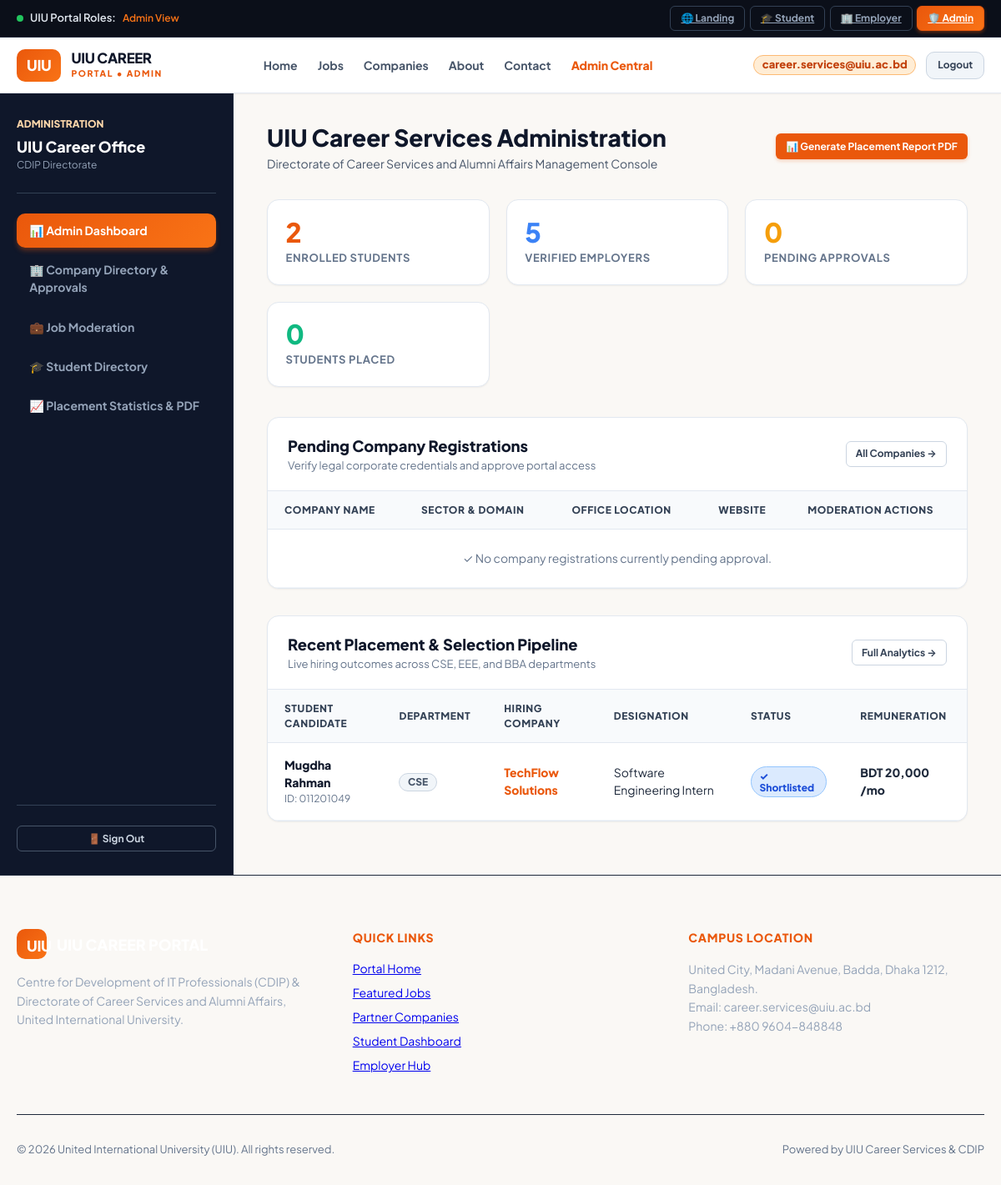
Page /admin/dashboard.php (signed in) on the committed database.
### tables this page shows
CREATE TABLE `applications` (
  `id` INT AUTO_INCREMENT PRIMARY KEY,
  `job_id` INT NOT NULL,
  `student_id` INT NOT NULL,
  `status` ENUM('Applied', 'Under Review', 'Shortlisted', 'Interview Scheduled', 'Offered', 'Selected', 'Rejected') NOT NULL DEFAULT 'Applied',
  `applied_date` TIMESTAMP DEFAULT CURRENT_TIMESTAMP,
  `notes` TEXT,
  `interview_date` VARCHAR(100) NULL,
  `interview_venue` VARCHAR(255) NULL,
  FOREIGN KEY (`job_id`) REFERENCES `jobs`(`id`) ON DELETE CASCADE,
  FOREIGN KEY (`student_id`) REFERENCES `students`(`id`) ON DELETE CASCADE,
  UNIQUE KEY `unique_student_job_app` (`job_id`, `student_id`)
);

CREATE TABLE `students` (
  `id` INT AUTO_INCREMENT PRIMARY KEY,
  `user_id` INT NOT NULL UNIQUE,
  `student_id` VARCHAR(50) NOT NULL UNIQUE,
  `full_name` VARCHAR(150) NOT NULL,
  `department` VARCHAR(50) NOT NULL,
  `batch` VARCHAR(50) NOT NULL,
  `cgpa` DECIMAL(3,2) DEFAULT 3.75,
  `phone` VARCHAR(30) DEFAULT '+880 1712-345678',
  `linkedin` VARCHAR(255) DEFAULT 'https://linkedin.com/in/mugdharahman',
  `github` VARCHAR(255) DEFAULT 'https://github.com/mugdharahman',
  `address` VARCHAR(255) DEFAULT 'Badda, Dhaka, Bangladesh',
  `skills` TEXT,
  `avatar` VARCHAR(255) DEFAULT 'default-avatar.png',
  `created_at` TIMESTAMP DEFAULT CURRENT_TIMESTAMP,
  FOREIGN KEY (`user_id`) REFERENCES `users`(`id`) ON DELETE CASCADE
);

CREATE TABLE `companies` (
  `id` INT AUTO_INCREMENT PRIMARY KEY,
  `user_id` INT NULL UNIQUE,
  `name` VARCHAR(150) NOT NULL,
  `sector` VARCHAR(100) NOT NULL,
  `industry` VARCHAR(100) NOT NULL,
  `location` VARCHAR(150) NOT NULL,
  `website` VARCHAR(255) NOT NULL,
  `email` VARCHAR(150) NOT NULL,
  `phone` VARCHAR(50) NOT NULL,
  `description` TEXT,
  `verified` TINYINT(1) DEFAULT 0,
  `status` ENUM('Verified', 'Pending', 'Rejected') DEFAULT 'Pending',
  `health_score` INT DEFAULT 90,
  `logo` VARCHAR(255) DEFAULT 'default-company.png',
  `created_at` TIMESTAMP DEFAULT CURRENT_TIMESTAMP
);

CREATE TABLE `jobs` (
  `id` INT AUTO_INCREMENT PRIMARY KEY,
  `company_id` INT NOT NULL,
  `title` VARCHAR(200) NOT NULL,
  `department` VARCHAR(50) NOT NULL DEFAULT 'CSE',
  `type` ENUM('Full-time', 'Internship', 'Contract', 'Part-time') NOT NULL DEFAULT 'Full-time',
  `workplace` ENUM('On-site', 'Remote', 'Hybrid') NOT NULL DEFAULT 'Hybrid',
  `location` VARCHAR(150) NOT NULL DEFAULT 'Dhaka, Bangladesh',
  `salary` VARCHAR(100) NOT NULL,
  `stipend_numeric` INT NOT NULL DEFAULT 0,
  `deadline` DATE NOT NULL,
  `skills` TEXT NOT NULL,
  `description` TEXT NOT NULL,
  `requirements` TEXT NOT NULL,
  `responsibilities` TEXT NOT NULL,
  `status` ENUM('Approved', 'Pending', 'Rejected') NOT NULL DEFAULT 'Approved',
  `featured` TINYINT(1) DEFAULT 0,
  `applicants_count` INT DEFAULT 0,
  `created_at` TIMESTAMP DEFAULT CURRENT_TIMESTAMP,
  FOREIGN KEY (`company_id`) REFERENCES `companies`(`id`) ON DELETE CASCADE
);

### includes/functions.php (called while the page is built, shortened)
<?php
function get_app_root() {
    $script_dir = str_replace('\\', '/', dirname($_SERVER['SCRIPT_NAME'] ?? ''));
    $app_root = preg_replace('#/(student|company|admin|guest|api|includes|config|src)$#i', '', $script_dir);
    if ($app_root === '/' || $app_root === '') {
        return '';
    }
    return rtrim($app_root, '/');
}

### admin/dashboard.php (the view, shortened to what this page needs)
<?php
require_once __DIR__ . '/../includes/functions.php';
$pdo = get_db_connection();
$stats = [
    'total_students' => 0,
    'total_companies' => 0,
    'pending_companies' => 0,
    'total_jobs' => 0,
    'pending_jobs' => 0,
    'placed_students' => 0
];
$pending_companies = [];
$recent_placements = [];
if ($pdo) {
    try {
        $stats['total_students'] = $pdo->query("SELECT COUNT(*) FROM students")->fetchColumn();
        $stats['total_companies'] = $pdo->query("SELECT COUNT(*) FROM companies WHERE status = 'Verified'")->fetchColumn();
        $stats['pending_companies'] = $pdo->query("SELECT COUNT(*) FROM companies WHERE status = 'Pending'")->fetchColumn();
        $stats['total_jobs'] = $pdo->query("SELECT COUNT(*) FROM jobs WHERE status = 'Approved'")->fetchColumn();
        $stats['pending_jobs'] = $pdo->query("SELECT COUNT(*) FROM jobs WHERE status = 'Pending'")->fetchColumn();
        $stats['placed_students'] = $pdo->query("SELECT COUNT(*) FROM applications WHERE status IN ('Selected', 'Offered')")->fetchColumn();
        $pcStmt = $pdo->query("SELECT * FROM companies WHERE status = 'Pending' ORDER BY id DESC LIMIT 5");
        $pending_companies = $pcStmt->fetchAll();
        $rpStmt = $pdo->query("
            SELECT a.*, s.full_name as student_name, s.student_id as student_uni_id, s.department as student_dept,
                   j.title as job_title, j.salary, c.name as company_name
            FROM applications a
            JOIN students s ON a.student_id = s.id
            JOIN jobs j ON a.job_id = j.id
            JOIN companies c ON j.company_id = c.id
            WHERE a.status IN ('Selected', 'Offered', 'Shortlisted')
            ORDER BY a.id DESC LIMIT 6
        ");
        $recent_placements = $rpStmt->fetchAll();
    } catch (Exception $e) {
        error_log("Error in admin/dashboard.php: " . $e->getMessage());
    }
}
require_once __DIR__ . '/../includes/header.php';
require_once __DIR__ . '/../includes/navbar.php';
?>
<div class="portal-layout">
  <aside class="portal-sidebar">
    <div>
      <div class="sidebar-brand">
        <div style="font-size: 0.75rem; text-transform: uppercase; font-weight: 800; color: #fed7aa;">Administration</div>
        <div style="font-size: 1.125rem; font-weight: 900; color: #ffffff; margin-top: 0.2rem;">UIU Career Office</div>
        <div style="font-size: 0.75rem; color: #94a3b8;">CDIP Directorate</div>
      </div>
      <ul class="sidebar-menu">
        <li><a href="<?= $app_root ?>/admin/dashboard.php" class="sidebar-link active">📊 Admin Dashboard</a></li>
        <li><a href="<?= $app_root ?>/admin/companies.php" class="sidebar-link">🏢 Company Directory & Approvals</a></li>
        <li><a href="<?= $app_root ?>/admin/jobs.php" class="sidebar-link">💼 Job Moderation</a></li>
        <li><a href="<?= $app_root ?>/admin/students.php" class="sidebar-link">🎓 Student Directory</a></li>
        <li><a href="<?= $app_root ?>/admin/reports.php" class="sidebar-link">📈 Placement Statistics & PDF</a></li>
      </ul>
    </div>
    <div style="padding-top: 1.5rem; border-top: 1px solid #334155;">
      <a href="<?= $app_root ?>/logout.php" class="btn btn-outline btn-sm" style="width: 100%; color: #cbd5e1; border-color: #475569;">
        🚪 Sign Out
      </a>
    </div>
  </aside>
  <main class="portal-main">
    <div class="topbar">
      <div>
        <h1 class="topbar-title">UIU Career Services Administration</h1>
        <p style="color: var(--slate-600); font-size: 0.875rem;">Directorate of Career Services and Alumni Affairs Management Console</p>
      </div>
      <div style="display: flex; gap: 0.75rem;">
        <a href="<?= $app_root ?>/admin/reports.php" class="btn btn-primary btn-sm">
          📊 Generate Placement Report PDF
        </a>
      </div>
    </div>
    <div class="dashboard-grid">
      <div class="metric-box">
        <div class="metric-val" style="color: var(--primary);"><?= $stats['total_students'] ?></div>
        <div class="metric-lbl">Enrolled Students</div>
      </div>
      <div class="metric-box">
        <div class="metric-val" style="color: #3b82f6;"><?= $stats['total_companies'] ?></div>
        <div class="metric-lbl">Verified Employers</div>
      </div>
      <div class="metric-box">
        <div class="metric-val" style="color: #f59e0b;"><?= $stats['pending_companies'] ?></div>
        <div class="metric-lbl">Pending Approvals</div>
      </div>
      <div class="metric-box">
        <div class="metric-val" style="color: #10b981;"><?= $stats['placed_students'] ?></div>
        <div class="metric-lbl">Students Placed</div>
      </div>
    </div>
    <div class="table-card">
      <div class="table-header">
        <div>
          <h2 style="font-size: 1.15rem; font-weight: 800; color: var(--slate-900);">Pending Company Registrations</h2>
          <p style="font-size: 0.8125rem; color: var(--slate-500);">Verify legal corporate credentials and approve portal access</p>
        </div>
        <a href="<?= $app_root ?>/admin/companies.php" class="btn btn-outline btn-sm">All Companies &rarr;</a>
      </div>
      <div class="table-responsive">
        <table class="data-table">
          <thead>
            <tr>
              <th>Company Name</th>
              <th>Sector & Domain</th>
              <th>Office Location</th>
              <th>Website</th>
              <th>Moderation Actions</th>
            </tr>
          </thead>
          <tbody>
            <?php if (empty($pending_companies)): ?>
              <tr>
                <td colspan="5" style="text-align: center; color: var(--slate-500); padding: 1.5rem;">
                  ✓ No company registrations currently pending approval.
                </td>
              </tr>
            <?php endif; ?>
          </tbody>
        </table>
      </div>
    </div>
    <div class="table-card">
      <div class="table-header">
        <div>
          <h2 style="font-size: 1.15rem; font-weight: 800; color: var(--slate-900);">Recent Placement & Selection Pipeline</h2>
          <p style="font-size: 0.8125rem; color: var(--slate-500);">Live hiring outcomes across CSE, EEE, and BBA departments</p>
        </div>
        <a href="<?= $app_root ?>/admin/reports.php" class="btn btn-outline btn-sm">Full Analytics &rarr;</a>
      </div>
      <div class="table-responsive">
        <table class="data-table">
          <thead>
            <tr>
              <th>Student Candidate</th>
              <th>Department</th>
              <th>Hiring Company</th>
              <th>Designation</th>
              <th>Status</th>
              <th>Remuneration</th>
            </tr>
          </thead>
          <tbody>
            <?php foreach ($recent_placements as $rp): ?>
              <tr>
                <td>
                  <div style="font-weight: 800; color: var(--slate-900);"><?= htmlspecialchars($rp['student_name']) ?></div>
                  <div style="font-size: 0.75rem; color: var(--slate-500);">ID: <?= htmlspecialchars($rp['student_uni_id']) ?></div>
                </td>
                <td><span class="badge badge-gray"><?= htmlspecialchars($rp['student_dept']) ?></span></td>
                <td style="font-weight: 800; color: var(--primary);"><?= htmlspecialchars($rp['company_name']) ?></td>
                <td><?= htmlspecialchars($rp['job_title']) ?></td>
                <td>
                  <?php if ($rp['status'] === 'Selected' || $rp['status'] === 'Offered'): ?>
                    <span class="badge badge-green">★ Selected / Placed</span>
                  <?php else: ?>
                    <span class="badge badge-blue">✓ Shortlisted</span>
                  <?php endif; ?>
                </td>
                <td style="font-weight: 800;"><?= htmlspecialchars($rp['salary'] ?? 'Standard') ?></td>
              </tr>
            <?php endforeach; ?>
          </tbody>
        </table>
      </div>
    </div>
  </main>
</div>
<?php require_once __DIR__ . '/../includes/footer.php'; ?>

### rows in the picture
applications: student.full_name "Mugdha Rahman", student.student_id "011201049", student.department "CSE", companies.name "TechFlow Solutions", job.title "Software Engineering Intern", status "✓ Shortlisted", job.salary "BDT 20,000 /mo"

### other values in the picture
$active_role_section "Admin"
$current_role "ADMIN"
$user['name'] "career.services@uiu.ac.bd"
$stats['total_students'] "2"
$stats['total_companies'] "5"
$stats['pending_companies'] "0"
$stats['placed_students'] "0"
